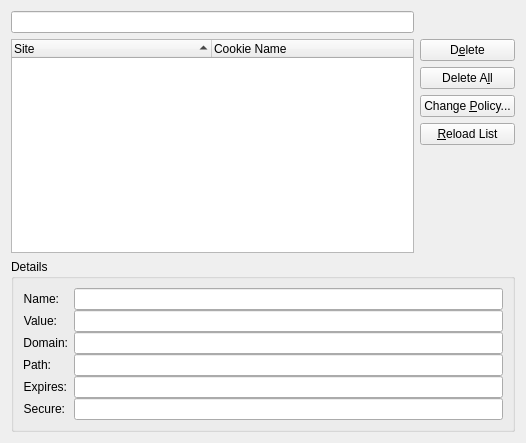
<?xml version="1.0" encoding="UTF-8"?>
<ui version="4.0">
 <class>KCookiesManagementUI</class>
 <widget class="QWidget" name="KCookiesManagementUI">
  <property name="geometry">
   <rect>
    <x>0</x>
    <y>0</y>
    <width>526</width>
    <height>443</height>
   </rect>
  </property>
  <layout class="QGridLayout" name="gridLayout">
   <item row="0" column="0">
    <widget class="KTreeWidgetSearchLine" name="searchLineEdit">
     <property name="enabled">
      <bool>true</bool>
     </property>
     <property name="clickMessage">
      <string>Search</string>
     </property>
    </widget>
   </item>
   <item row="1" column="0" rowspan="5">
    <widget class="QTreeWidget" name="cookiesTreeWidget">
     <property name="toolTip">
      <string>Search interactively for domains and hosts</string>
     </property>
     <property name="sortingEnabled">
      <bool>true</bool>
     </property>
     <property name="allColumnsShowFocus">
      <bool>true</bool>
     </property>
     <attribute name="headerDefaultSectionSize">
      <number>200</number>
     </attribute>
     <attribute name="headerMinimumSectionSize">
      <number>100</number>
     </attribute>
     <column>
      <property name="text">
       <string>Site</string>
      </property>
     </column>
     <column>
      <property name="text">
       <string>Cookie Name</string>
      </property>
     </column>
    </widget>
   </item>
   <item row="1" column="1">
    <widget class="QPushButton" name="deleteButton">
     <property name="text">
      <string>D&amp;elete</string>
     </property>
    </widget>
   </item>
   <item row="2" column="1">
    <widget class="QPushButton" name="deleteAllButton">
     <property name="text">
      <string>Delete A&amp;ll</string>
     </property>
    </widget>
   </item>
   <item row="3" column="1">
    <widget class="QPushButton" name="changePolicyButton">
     <property name="text">
      <string>Change &amp;Policy...</string>
     </property>
    </widget>
   </item>
   <item row="4" column="1">
    <widget class="QPushButton" name="reloadButton">
     <property name="text">
      <string>&amp;Reload List</string>
     </property>
    </widget>
   </item>
   <item row="5" column="1">
    <spacer name="verticalSpacer">
     <property name="orientation">
      <enum>Qt::Vertical</enum>
     </property>
     <property name="sizeHint" stdset="0">
      <size>
       <width>18</width>
       <height>114</height>
      </size>
     </property>
    </spacer>
   </item>
   <item row="6" column="0" colspan="2">
    <widget class="QGroupBox" name="detailsGroupBox">
     <property name="title">
      <string>Details</string>
     </property>
     <layout class="QFormLayout" name="formLayout">
      <property name="verticalSpacing">
       <number>0</number>
      </property>
      <item row="0" column="0">
       <widget class="QLabel" name="nameLabel">
        <property name="text">
         <string>Name:</string>
        </property>
        <property name="alignment">
         <set>Qt::AlignRight|Qt::AlignTrailing|Qt::AlignVCenter</set>
        </property>
        <property name="wordWrap">
         <bool>false</bool>
        </property>
        <property name="buddy">
         <cstring>nameLineEdit</cstring>
        </property>
       </widget>
      </item>
      <item row="0" column="1">
       <widget class="KLineEdit" name="nameLineEdit">
        <property name="readOnly">
         <bool>true</bool>
        </property>
       </widget>
      </item>
      <item row="1" column="0">
       <widget class="QLabel" name="valueLabel">
        <property name="text">
         <string>Value:</string>
        </property>
        <property name="alignment">
         <set>Qt::AlignRight|Qt::AlignTrailing|Qt::AlignVCenter</set>
        </property>
        <property name="wordWrap">
         <bool>false</bool>
        </property>
        <property name="buddy">
         <cstring>valueLineEdit</cstring>
        </property>
       </widget>
      </item>
      <item row="1" column="1">
       <widget class="KLineEdit" name="valueLineEdit">
        <property name="readOnly">
         <bool>true</bool>
        </property>
       </widget>
      </item>
      <item row="2" column="0">
       <widget class="QLabel" name="domainLabel">
        <property name="text">
         <string>Domain:</string>
        </property>
        <property name="alignment">
         <set>Qt::AlignRight|Qt::AlignTrailing|Qt::AlignVCenter</set>
        </property>
        <property name="wordWrap">
         <bool>false</bool>
        </property>
        <property name="buddy">
         <cstring>domainLineEdit</cstring>
        </property>
       </widget>
      </item>
      <item row="2" column="1">
       <widget class="KLineEdit" name="domainLineEdit">
        <property name="readOnly">
         <bool>true</bool>
        </property>
       </widget>
      </item>
      <item row="3" column="0">
       <widget class="QLabel" name="patchLabel">
        <property name="text">
         <string>Path:</string>
        </property>
        <property name="alignment">
         <set>Qt::AlignRight|Qt::AlignTrailing|Qt::AlignVCenter</set>
        </property>
        <property name="wordWrap">
         <bool>false</bool>
        </property>
        <property name="buddy">
         <cstring>pathLineEdit</cstring>
        </property>
       </widget>
      </item>
      <item row="3" column="1">
       <widget class="KLineEdit" name="pathLineEdit">
        <property name="readOnly">
         <bool>true</bool>
        </property>
       </widget>
      </item>
      <item row="4" column="0">
       <widget class="QLabel" name="expiresLabel">
        <property name="text">
         <string>Expires:</string>
        </property>
        <property name="alignment">
         <set>Qt::AlignRight|Qt::AlignTrailing|Qt::AlignVCenter</set>
        </property>
        <property name="wordWrap">
         <bool>false</bool>
        </property>
        <property name="buddy">
         <cstring>expiresLineEdit</cstring>
        </property>
       </widget>
      </item>
      <item row="4" column="1">
       <widget class="KLineEdit" name="expiresLineEdit">
        <property name="readOnly">
         <bool>true</bool>
        </property>
       </widget>
      </item>
      <item row="5" column="0">
       <widget class="QLabel" name="secureLabel">
        <property name="text">
         <string>Secure:</string>
        </property>
        <property name="alignment">
         <set>Qt::AlignRight|Qt::AlignTrailing|Qt::AlignVCenter</set>
        </property>
        <property name="wordWrap">
         <bool>false</bool>
        </property>
        <property name="buddy">
         <cstring>secureLineEdit</cstring>
        </property>
       </widget>
      </item>
      <item row="5" column="1">
       <widget class="KLineEdit" name="secureLineEdit">
        <property name="readOnly">
         <bool>true</bool>
        </property>
       </widget>
      </item>
     </layout>
    </widget>
   </item>
  </layout>
 </widget>
 <customwidgets>
  <customwidget>
   <class>KLineEdit</class>
   <extends>QLineEdit</extends>
   <header>klineedit.h</header>
  </customwidget>
  <customwidget>
   <class>KTreeWidgetSearchLine</class>
   <extends>KLineEdit</extends>
   <header>ktreewidgetsearchline.h</header>
  </customwidget>
 </customwidgets>
 <resources/>
 <connections/>
</ui>
